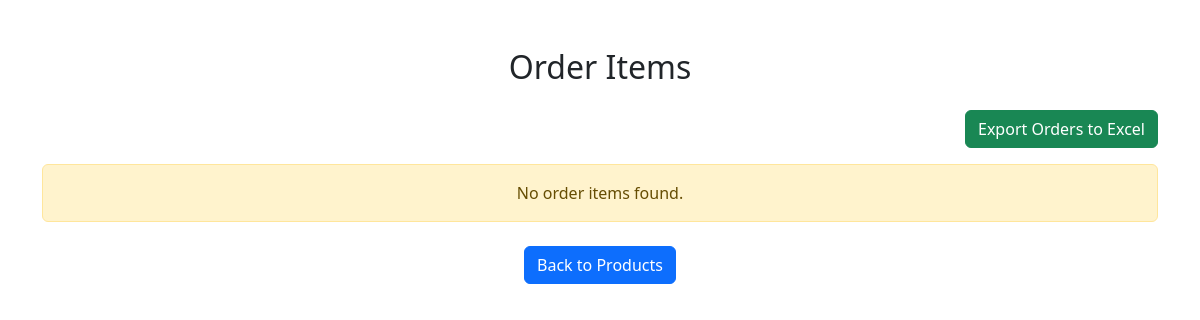
The page /order-items/ on the database as committed earlier.
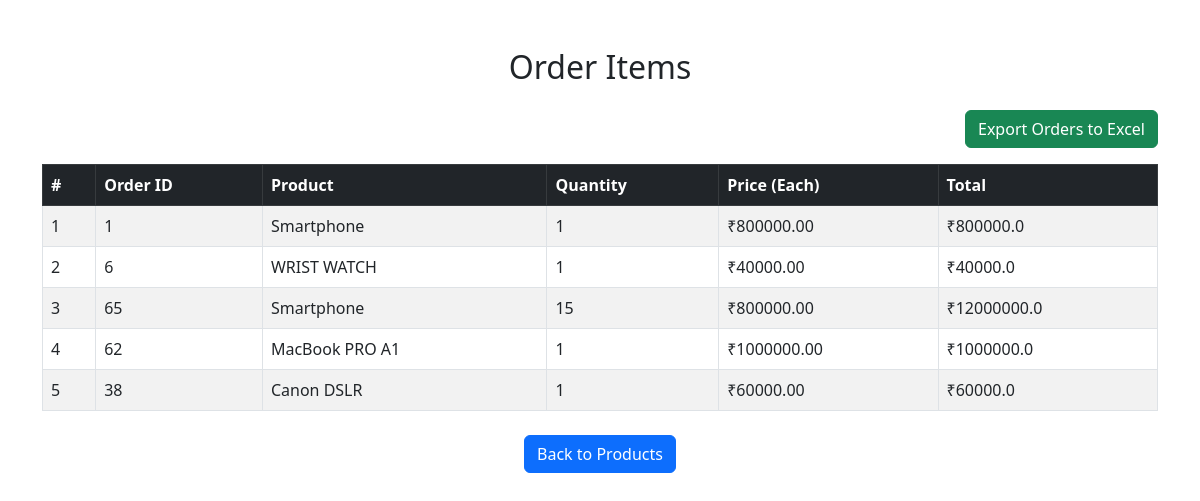
The same page on the database as committed later.
### store/models.py (models this page shows, shortened)
class OrderItem(models.Model):
    order = models.ForeignKey('Order', on_delete=models.CASCADE)
    product = models.ForeignKey('Product', on_delete=models.CASCADE)
    quantity = models.PositiveIntegerField()
    price = models.DecimalField(max_digits=10, decimal_places=2)

class Order(models.Model):
    user = models.ForeignKey(User, on_delete=models.CASCADE)
    full_name = models.CharField(max_length=100, null=True, blank=True)
    address = models.TextField(max_length=60, null=True, blank=True)
    city = models.CharField(max_length=50, null=True, blank=True)
    postal_code = models.CharField(max_length=10, null=True, blank=True)
    phone = models.CharField(max_length=15, null=True, blank=True)
    total_amount = models.DecimalField(max_digits=10, decimal_places=2)
    date_ordered = models.DateTimeField(auto_now_add=True)
    is_paid = models.BooleanField(default=False)
    created_at = models.DateTimeField(default=timezone.now)

class Product(models.Model):
    category = models.ForeignKey(Category, on_delete=models.CASCADE, related_name='products', null=True)
    name = models.CharField(max_length=255)
    description = models.TextField()
    price = models.DecimalField(max_digits=10, decimal_places=2)
    image = models.ImageField(upload_to='products/')
    name = models.CharField(max_length=255)
    price = models.DecimalField(max_digits=10, decimal_places=2)
    description = models.TextField(blank=True)
    created_at = models.DateTimeField(auto_now_add=True)

### store/views.py (the view)
# urls.py: path('order-items/', views.order_items_list, name='order_items'),
def order_items_list(request):
    items = OrderItem.objects.select_related('order', 'product')
    return render(request, 'store/order_items.html', {'items': items})

### store/templatetags/custom_filters.py (called while the page is built)
@register.filter
def multiply(value, arg):
    try:
        return float(value) * float(arg)
    except:(ValueError, TypeError)
    return 0

### store/templates/store/order_items.html (shortened to what this page needs)
 {% load custom_filters %}
<!DOCTYPE html>
<html lang="en">
<head>
    <link href="https://cdn.jsdelivr.net/npm/bootstrap@5.3.0/dist/css/bootstrap.min.css" rel="stylesheet">
</head>
<body>
    <div class="container mt-5">
        <h2 class="mb-4 text-center">Order Items</h2>
        <div class="text-end mb-3">
      <a href="{% url 'export_orders_excel' %}" class="btn btn-success">Export Orders to Excel</a>
    </div>
        {% if items %}
        <table class="table table-bordered table-striped">
            <thead class="table-dark">
                <tr>
                    <th>#</th>
                    <th>Order ID</th>
                    <th>Product</th>
                    <th>Quantity</th>
                    <th>Price (Each)</th>
                    <th>Total</th>
                </tr>
            </thead>
            <tbody>
                {% for item in items %}
                <tr>
                    <td>{{ forloop.counter }}</td>
                    <td>{{ item.order.id }}</td>
                    <td>{{ item.product.name }}</td>
                    <td>{{ item.quantity }}</td>
                    <td>₹{{ item.product.price }}</td>
                    <td>₹{{ item.quantity|multiply:item.product.price }}</td>
                </tr>
                {% endfor %}
            </tbody>
        </table>
        {% else %}
        <div class="alert alert-warning text-center">
            No order items found.
        </div>
        {% endif %}
        <div class="text-center mt-4">
            <a href="{% url 'product_list' %}" class="btn btn-primary">Back to Products</a>
        </div>
    </div>
</body>
</html>

Rows that differ between the two databases and show on the page:
added OrderItem: order.id "1", product.name "Smartphone", quantity "1", product.price "800000.00", quantity|multiply "800000.0"
added OrderItem: order.id "6", product.name "WRIST WATCH", quantity "1", product.price "40000.00", quantity|multiply "40000.0"
added OrderItem: order.id "65", product.name "Smartphone", quantity "15", product.price "800000.00", quantity|multiply "12000000.0"
added OrderItem: order.id "62", product.name "MacBook PRO A1", quantity "1", product.price "1000000.00", quantity|multiply "1000000.0"
added OrderItem: order.id "38", product.name "Canon DSLR", quantity "1", product.price "60000.00", quantity|multiply "60000.0"
Other text that changed with them:
text no longer shown: "No order items found."
text now shown: "# Order ID Product Quantity Price (Each) Total"
